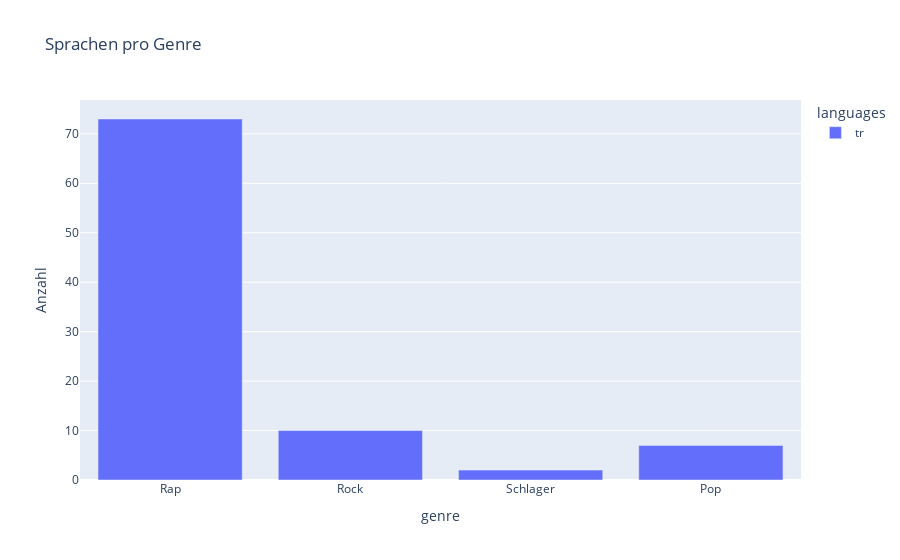

The cell this chart's notebook holds for it:
### Code cell
df_results = pd.DataFrame(results)
genre_languages_count = df_results.explode('languages').groupby(['genre', 'languages']).size().reset_index(name='count')

fig = px.bar(genre_languages_count, x='genre', y='count', color='languages', title='Sprachen pro Genre',
             category_orders={'genre': df_results['genre'].unique()},
             labels={'count': 'Anzahl'})
fig.show()

### Figure 1 — Plotly figure (JSON) as saved in the notebook; plotly's stock layout.template omitted (floating-point values rounded to 4 significant figures)
{"data": [{"alignmentgroup": "True", "hovertemplate": "languages=tr<br>genre=%{x}<br>Anzahl=%{y}<extra></extra>", "legendgroup": "tr", "marker": {"color": "#636efa", "pattern": {"shape": ""}}, "name": "tr", "offsetgroup": "tr", "orientation": "v", "showlegend": true, "textposition": "auto", "type": "bar", "x": ["Pop", "Rap", "Rock", "Schlager"], "xaxis": "x", "y": [7, 73, 10, 2], "yaxis": "y"}], "layout": {"barmode": "relative", "legend": {"title": {"text": "languages"}, "tracegroupgap": 0}, "title": {"text": "Sprachen pro Genre"}, "xaxis": {"anchor": "y", "categoryarray": [null, "Rap", "Rock", "Schlager", "Pop"], "categoryorder": "array", "domain": [0, 1], "title": {"text": "genre"}}, "yaxis": {"anchor": "x", "domain": [0, 1], "title": {"text": "Anzahl"}}}}
